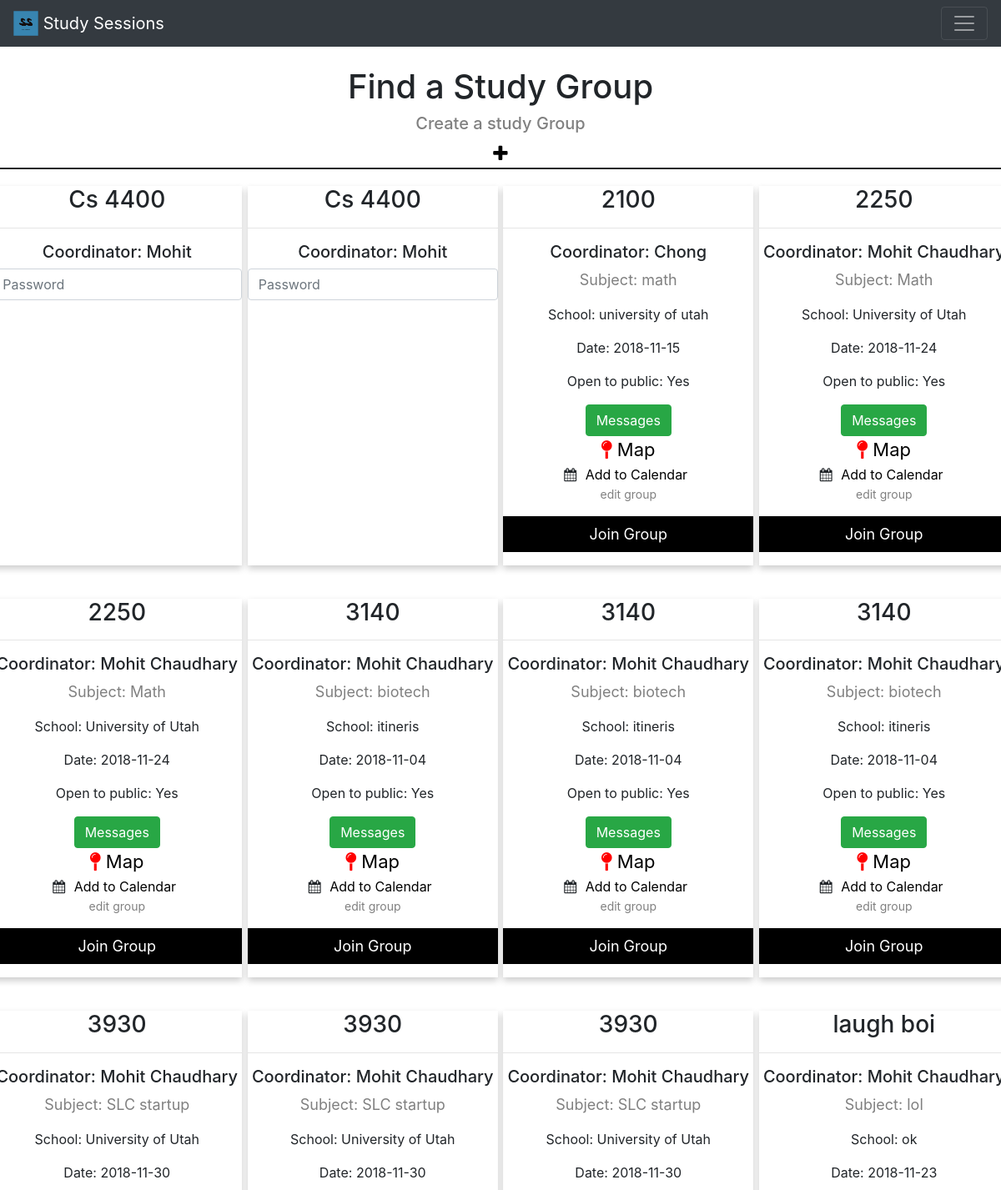
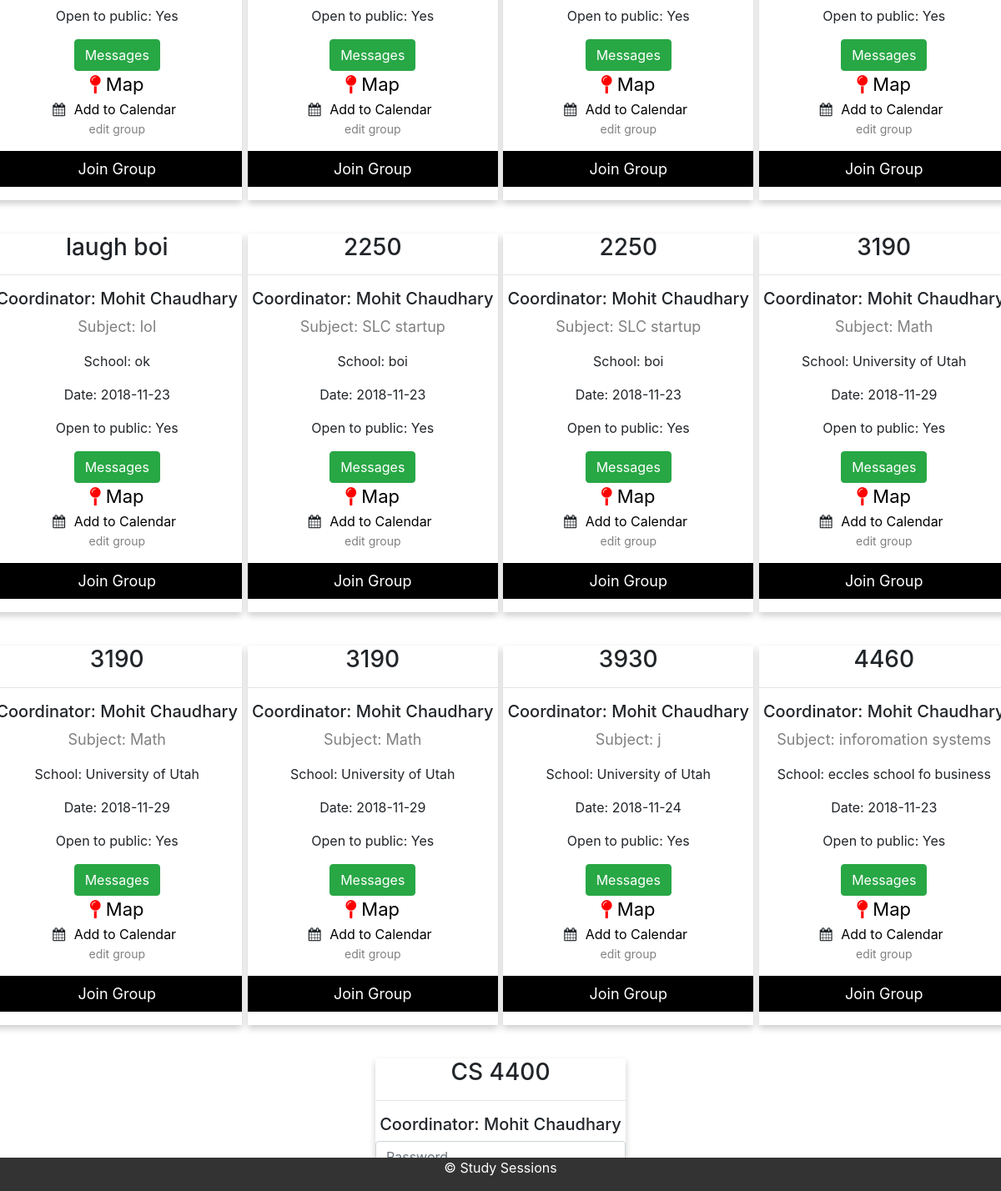
Screenshot of /studyGroups.php with the database file from the repository (2 pictures, top to bottom).
### tables this page shows
CREATE TABLE `studySession` (
  `id` int(11) NOT NULL,
  `name` text NOT NULL,
  `owner` text,
  `class` text NOT NULL,
  `subject` text NOT NULL,
  `university` text NOT NULL,
  `timeStart` date NOT NULL,
  `Location` text NOT NULL,
  `isPublic` tinyint(1) NOT NULL,
  `password` text,
  `zip` int(11) NOT NULL,
  `ownerId` int(11) NOT NULL
);

### studyGroups.php (the view, shortened to what this page needs)
<!DOCTYPE html>
<html>
<head>
    <link rel="stylesheet" href="https://maxcdn.bootstrapcdn.com/bootstrap/4.0.0/css/bootstrap.min.css">
    <link rel="stylesheet" href="tutors.css">
    <link href="https://stackpath.bootstrapcdn.com/font-awesome/4.7.0/css/font-awesome.min.css" rel="stylesheet">
</head>
<body>
<nav class="navbar navbar-dark bg-dark">
    <a class="navbar-brand" href="home.php">
        <img src="images/logo.png" width="30" height="30" class="d-inline-block align-top" alt="">
        Study Sessions
    </a>
    <button class="navbar-toggler" type="button" data-toggle="collapse" data-target="#navbarTogglerDemo02" aria-controls="navbarTogglerDemo02" aria-expanded="false" aria-label="Toggle navigation">
        <span class="navbar-toggler-icon"></span>
    </button>
</nav>
<br>
<div>
    <div align="center">
        <h1>Find a Study Group</h1>
        <a href="createStudyGroup.php"><h5 style="color: gray">Create a study Group</h5>  <i class="fa fa-plus"></i></a>
    </div>
    <div class="row" style="border-style: solid; border-width: 2px;">
        <?php
        require_once 'setLogin.php';
        $conn = new mysqli($hn, $un, $pw, $db);
        $zip =$_POST['searchZip'];
        if(isset($_POST['searchZip'])){
            if($zip == "") {
                $query = "SELECT * from studySession;";
            } else {
                $query = "SELECT * from studySession where zip = '$zip'";
            }
        } else {
            $query = "SELECT * from studySession;";
        }
            $result = $conn->query($query);
        echo '<br>';
        echo '<br>';
        echo '<br>';
        while ($row = mysqli_fetch_object($result)) {
            if($row->password == "") {
                $public = 'Yes';
            } else {
                $public = "No";
            }
            if($row->password != NULL) {
                echo "
                 <div class=\"studyCard\">
                    <h3>$row->class </h3>
                    <hr>
                    <h5>Coordinator: $row->owner</h5>
                    <div style='display: none' id='$row->id'>
                    <p class=\"title\">Subject: $row->subject</p>
                    <p>School: $row->university</p>
                    <p>Date: $row->timeStart</p>
                    <p>Open to public: $public</p>
                    <form method='post' action='messagesShow.php'><input type='hidden' name='studyGroupId' value=$row->id> <button class='btn btn-success'>Messages</button> </form>
                    <a href=\"http://maps.google.com/?q='$row->Location'\"><i class=\"fa fa-map-pin\"></i> Map</a>
                    <br>
                    <form method=\"post\" action=\"download-ics.php\">
            <input type=\"hidden\" name=\"date_start\" value='$row->date 9:00AM'>
            <input type=\"hidden\" name=\"date_end\" value='$row->date 10:00AM'>
            <input type=\"hidden\" name=\"location\" value='$row->Location'>
            <input type=\"hidden\" name=\"description\" value=\"Study Session for '$row->class'\">
            <input type=\"hidden\" name=\"summary\" value=\"Study hard!\">
            <input type=\"hidden\" name=\"url\" value=\"studysession.co\">
                        <i class=\"fa fa-calendar\"></i>
            <input style='background: transparent; border: none;' type=\"submit\" value=\"Add to Calendar\">
        </form>
                    <a href=\"edit.php\"><p style=\"color: gray; font-size: 14px;\">edit group</p></a>
                    <p><form method='post' action='joinGroup.php'>
                    <input name='joinGroupId' type='hidden' value=$row->id>
                    <button class=\"button\">Join Group</button></form></p>
                    <input style='display: none' type='text' id='password$row->id' value='$row->password'>
                    </div>
                    <input id='changedPassword$row->id' onchange='password($row->id)' type='text' class='form-control' placeholder='Password'>
                </div>";
            } else {
                echo "
     <div class=\"studyCard\">
        <h3>$row->class </h3>
        <hr>
        <h5>Coordinator: $row->owner</h5>
        <p class=\"title\">Subject: $row->subject</p>
        <p>School: $row->university</p>
        <p>Date: $row->timeStart</p>
        <p>Open to public: $public</p>
        <form method='post' action='messagesShow.php'><input type='hidden' name='studyGroupId' value=$row->id> <button class='btn btn-success'>Messages</button> </form>
        <a href=\"http://maps.google.com/?q='$row->Location'\"><i class=\"fa fa-map-pin\"></i> Map</a>
        <br>
                    <form method=\"post\" action=\"download-ics.php\">
            <input type=\"hidden\" name=\"date_start\" value='$row->date 9:00AM'>
            <input type=\"hidden\" name=\"date_end\" value='$row->date 10:00AM'>
            <input type=\"hidden\" name=\"location\" value='$row->Location'>
            <input type=\"hidden\" name=\"description\" value=\"Study Session for '$row->class'\">
            <input type=\"hidden\" name=\"summary\" value=\"Study hard!\">
            <input type=\"hidden\" name=\"url\" value=\"studysession.co\">
                        <i class=\"fa fa-calendar\"></i>
            <input style='background: transparent; border: none;' type=\"submit\" value=\"Add to Calendar\">
        </form>
        <a href=\"edit.php\"><p style=\"color: gray; font-size: 14px;\">edit group</p></a>
        <p><form method='post' action='joinGroup.php'>
        <input name='joinGroupId' type='hidden' value=$row->id>
        <button class=\"button\">Join Group</button></form></p>
    </div>";
            }
        }
        ?>
    </div>
</div>
<div class="footer">
    <p>&copy; Study Sessions</p>
</div>
</body>
</html>

### tutors.css (style rules this page uses)
.footer { position: fixed; left: 0; bottom: 0; width: 100%; background-color: #333333; color: white; text-align: center; }
.studyCard { box-shadow: 0 4px 8px 0 rgba(0, 0, 0, 0.2); width: 300px; margin: auto; text-align: center; margin-bottom: 20px; margin-top: 20px; }
.title { color: grey; font-size: 18px; }
.button { border: none; outline: 0; display: inline-block; padding: 8px; color: white; background-color: #000; text-align: center; cursor: pointer; width: 100%; font-size: 18px; }
a { text-decoration: none; font-size: 22px; color: black; }
.fa-map-pin { color: red; }

### rows the page displays
studysession: class "Cs 4400", owner "Mohit"
studysession: class "Cs 4400", owner "Mohit"
studysession: class "2100", owner "Chong", subject "math", university "university of utah", timeStart "2018-11-15", password "Yes"
studysession: class "2250", owner "Mohit…", subject "Math", university "University of Utah", timeStart "2018-11-24", password "Yes"
studysession: class "2250", owner "Mohit Chaudhary", subject "Math", university "University of Utah", timeStart "2018-11-24", password "Yes"
studysession: class "3140", owner "Mohit Chaudhary", subject "biotech", university "itineris", timeStart "2018-11-04", password "Yes"
studysession: class "3140", owner "Mohit Chaudhary", subject "biotech", university "itineris", timeStart "2018-11-04", password "Yes"
studysession: class "3140", owner "Mohit…", subject "biotech", university "itineris", timeStart "2018-11-04", password "Yes"
studysession: class "3930", owner "Mohit Chaudhary", subject "SLC startup", university "University of Utah", timeStart "2018-11-30", password "Yes"
studysession: class "3930", owner "Mohit Chaudhary", subject "SLC startup", university "University of Utah", timeStart "2018-11-30", password "Yes"
studysession: class "3930", owner "Mohit Chaudhary", subject "SLC startup", university "University of Utah", timeStart "2018-11-30", password "Yes"
studysession: class "laugh boi", owner "Mohit…", subject "lol", university "ok", timeStart "2018-11-23", password "Yes"
studysession: class "laugh boi", owner "Mohit Chaudhary", subject "lol", university "ok", timeStart "2018-11-23", password "Yes"
studysession: class "2250", owner "Mohit Chaudhary", subject "SLC startup", university "boi", timeStart "2018-11-23", password "Yes"
studysession: class "2250", owner "Mohit Chaudhary", subject "SLC startup", university "boi", timeStart "2018-11-23", password "Yes"
studysession: class "3190", owner "Mohit…", subject "Math", university "University of Utah", timeStart "2018-11-29", password "Yes"
studysession: class "3190", owner "Mohit Chaudhary", subject "Math", university "University of Utah", timeStart "2018-11-29", password "Yes"
studysession: class "3190", owner "Mohit Chaudhary", subject "Math", university "University of Utah", timeStart "2018-11-29", password "Yes"
studysession: class "3930", owner "Mohit Chaudhary", subject "j", university "University of Utah", timeStart "2018-11-24", password "Yes"
studysession: class "4460", owner "Mohit…", subject "inforomation systems", university "eccles school fo business", timeStart "2018-11-23", password "Yes"
studysession: class "CS 4400", owner "Mohit Chaudhary"
